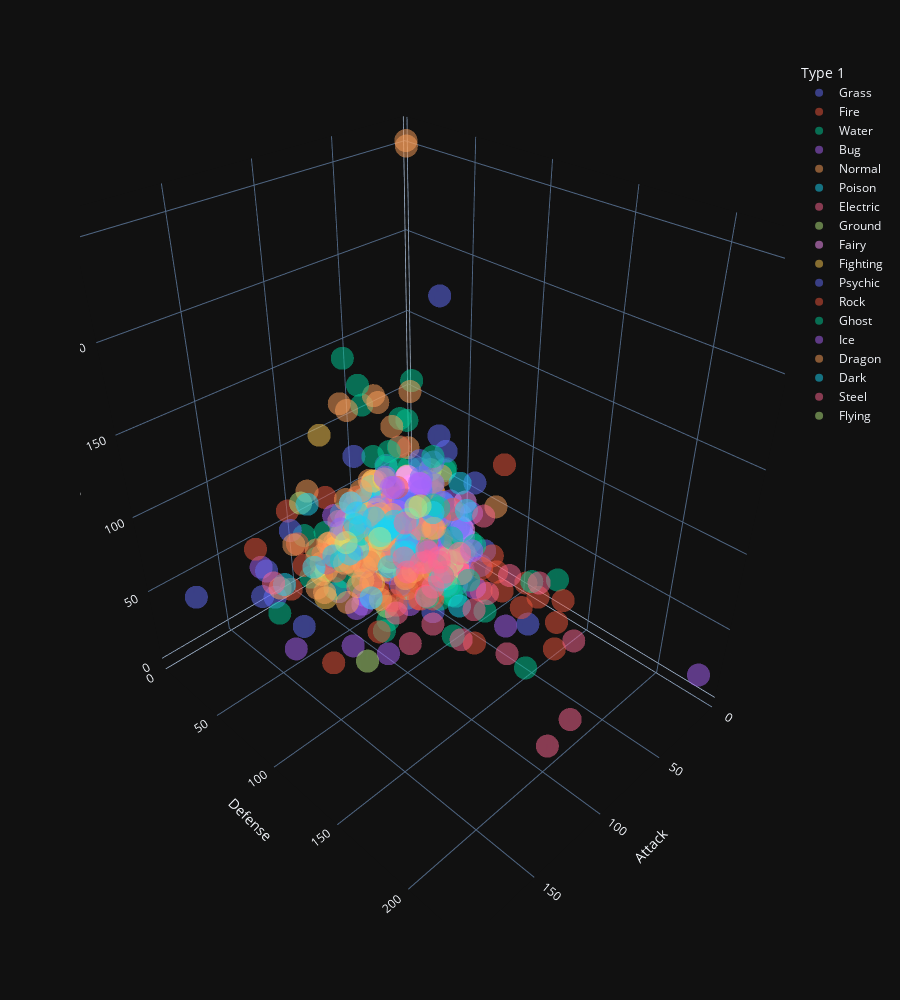

Notebook source saved alongside this figure:
### Code cell
px.scatter_3d(data_frame=df,x='Attack',y='Defense',z='HP',hover_name='Name',opacity=0.5,height=1000,template='plotly_dark',color='Type 1')

### Figure 1 — Plotly figure (JSON) as saved in the notebook; plotly's stock layout.template omitted (floating-point values rounded to 4 significant figures)
{"data": [{"hovertemplate": "<b>%{hovertext}</b><br><br>Type 1=Grass<br>Attack=%{x}<br>Defense=%{y}<br>HP=%{z}<extra></extra>", "hovertext": ["Bulbasaur", "Ivysaur", "Venusaur", "VenusaurMega Venusaur", "Oddish", "Gloom", "Vileplume", "Bellsprout", "Weepinbell", "Victreebel", "Exeggcute", "Exeggutor", "Tangela", "Chikorita", "Bayleef", "Meganium", "Bellossom", "Hoppip", "Skiploom", "Jumpluff", "Sunkern", "Sunflora", "Treecko", "Grovyle", "Sceptile", "SceptileMega Sceptile", "Seedot", "Nuzleaf", "Shiftry", "Shroomish", "Breloom", "Roselia", "Cacnea", "Cacturne", "Tropius", "Turtwig", "Grotle", "Torterra", "Budew", "Roserade", "Cherubi", "Cherrim", "Carnivine", "Snover", "Abomasnow", "AbomasnowMega Abomasnow", "Tangrowth", "Leafeon", "ShayminLand Forme", "ShayminSky Forme", "Snivy", "Servine", "Serperior", "Pansage", "Simisage", "Cottonee", "Whimsicott", "Petilil", "Lilligant", "Maractus", "Foongus", "Amoonguss", "Ferroseed", "Ferrothorn", "Virizion", "Chespin", "Quilladin", "Chesnaught", "Skiddo", "Gogoat"], "legendgroup": "Grass", "marker": {"color": "#636efa", "opacity": 0.5, "symbol": "circle"}, "mode": "markers", "name": "Grass", "scene": "scene", "showlegend": true, "type": "scatter3d", "x": [49, 62, 82, 100, 50, 65, 80, 75, 90, 105, 40, 95, 55, 49, 62, 82, 80, 35, 45, 55, 30, 75, 45, 65, 85, 110, 40, 70, 100, 40, 130, 60, 85, 115, 68, 68, 89, 109, 30, 70, 35, 60, 100, 62, 92, 132, 100, 110, 100, 103, 45, 60, 75, 53, 98, 27, 67, 35, 60, 86, 55, 85, 50, 94, 90, 61, 78, 107, 65, 100], "y": [49, 63, 83, 123, 55, 70, 85, 35, 50, 65, 80, 85, 115, 65, 80, 100, 95, 40, 50, 70, 30, 55, 35, 45, 65, 75, 50, 40, 60, 60, 80, 45, 40, 60, 83, 64, 85, 105, 35, 65, 45, 70, 72, 50, 75, 105, 125, 130, 100, 75, 55, 75, 95, 48, 63, 60, 85, 50, 75, 67, 45, 70, 91, 131, 72, 65, 95, 122, 48, 62], "z": [45, 60, 80, 80, 45, 60, 75, 50, 65, 80, 60, 95, 65, 45, 60, 80, 75, 35, 55, 75, 30, 75, 40, 50, 70, 70, 40, 70, 90, 60, 60, 50, 50, 70, 99, 55, 75, 95, 40, 60, 45, 70, 74, 60, 90, 90, 100, 65, 100, 100, 45, 60, 75, 50, 75, 40, 60, 45, 70, 75, 69, 114, 44, 74, 91, 56, 61, 88, 66, 123]}, {"hovertemplate": "<b>%{hovertext}</b><br><br>Type 1=Fire<br>Attack=%{x}<br>Defense=%{y}<br>HP=%{z}<extra></extra>", "hovertext": ["Charmander", "Charmeleon", "Charizard", "CharizardMega Charizard X", "CharizardMega Charizard Y", "Vulpix", "Ninetales", "Growlithe", "Arcanine", "Ponyta", "Rapidash", "Magmar", "Flareon", "Moltres", "Cyndaquil", "Quilava", "Typhlosion", "Slugma", "Magcargo", "Magby", "Entei", "Ho-oh", "Torchic", "Combusken", "Blaziken", "BlazikenMega Blaziken", "Numel", "Camerupt", "CameruptMega Camerupt", "Torkoal", "Chimchar", "Monferno", "Infernape", "Magmortar", "Heatran", "Tepig", "Pignite", "Emboar", "Pansear", "Simisear", "Darumaka", "DarmanitanStandard Mode", "DarmanitanZen Mode", "Heatmor", "Fennekin", "Braixen", "Delphox", "Fletchinder", "Talonflame", "Litleo", "Pyroar", "Volcanion"], "legendgroup": "Fire", "marker": {"color": "#EF553B", "opacity": 0.5, "symbol": "circle"}, "mode": "markers", "name": "Fire", "scene": "scene", "showlegend": true, "type": "scatter3d", "x": [52, 64, 84, 130, 104, 41, 76, 70, 110, 85, 100, 95, 130, 100, 52, 64, 84, 40, 50, 75, 115, 130, 60, 85, 120, 160, 60, 100, 120, 85, 58, 78, 104, 95, 90, 63, 93, 123, 53, 98, 90, 140, 30, 97, 45, 59, 69, 73, 81, 50, 68, 110], "y": [43, 58, 78, 111, 78, 40, 75, 45, 80, 55, 70, 57, 60, 90, 43, 58, 78, 40, 120, 37, 85, 90, 40, 60, 70, 80, 40, 70, 100, 140, 44, 52, 71, 67, 106, 45, 55, 65, 48, 63, 45, 55, 105, 66, 40, 58, 72, 55, 71, 58, 72, 120], "z": [39, 58, 78, 78, 78, 38, 73, 55, 90, 50, 65, 65, 65, 90, 39, 58, 78, 40, 50, 45, 115, 106, 45, 60, 80, 80, 60, 70, 70, 70, 44, 64, 76, 75, 91, 65, 90, 110, 50, 75, 70, 105, 105, 85, 40, 59, 75, 62, 78, 62, 86, 80]}, {"hovertemplate": "<b>%{hovertext}</b><br><br>Type 1=Water<br>Attack=%{x}<br>Defense=%{y}<br>HP=%{z}<extra></extra>", "hovertext": ["Squirtle", "Wartortle", "Blastoise", "BlastoiseMega Blastoise", "Psyduck", "Golduck", "Poliwag", "Poliwhirl", "Poliwrath", "Tentacool", "Tentacruel", "Slowpoke", "Slowbro", "SlowbroMega Slowbro", "Seel", "Dewgong", "Shellder", "Cloyster", "Krabby", "Kingler", "Horsea", "Seadra", "Goldeen", "Seaking", "Staryu", "Starmie", "Magikarp", "Gyarados", "GyaradosMega Gyarados", "Lapras", "Vaporeon", "Totodile", "Croconaw", "Feraligatr", "Chinchou", "Lanturn", "Marill", "Azumarill", "Politoed", "Wooper", "Quagsire", "Slowking", "Qwilfish", "Corsola", "Remoraid", "Octillery", "Mantine", "Kingdra", "Suicune", "Mudkip", "Marshtomp", "Swampert", "SwampertMega Swampert", "Lotad", "Lombre", "Ludicolo", "Wingull", "Pelipper", "Carvanha", "Sharpedo", "SharpedoMega Sharpedo", "Wailmer", "Wailord", "Barboach", "Whiscash", "Corphish", "Crawdaunt", "Feebas", "Milotic", "Clamperl", "Huntail", "Gorebyss", "Relicanth", "Luvdisc", "Kyogre", "KyogrePrimal Kyogre", "Piplup", "Prinplup", "Empoleon", "Buizel", "Floatzel", "Shellos", "Gastrodon", "Finneon", "Lumineon", "Mantyke", "Palkia", "Phione", "Manaphy", "Oshawott", "Dewott", "Samurott", "Panpour", "Simipour", "Tympole", "Palpitoad", "Seismitoad", "Basculin", "Tirtouga", "Carracosta", "Ducklett", "Swanna", "Frillish", "Jellicent", "Alomomola", "KeldeoOrdinary Forme", "KeldeoResolute Forme", "Froakie", "Frogadier", "Greninja", "Clauncher", "Clawitzer"], "legendgroup": "Water", "marker": {"color": "#00cc96", "opacity": 0.5, "symbol": "circle"}, "mode": "markers", "name": "Water", "scene": "scene", "showlegend": true, "type": "scatter3d", "x": [48, 63, 83, 103, 52, 82, 50, 65, 95, 40, 70, 65, 75, 75, 45, 70, 65, 95, 105, 130, 40, 65, 67, 92, 45, 75, 10, 125, 155, 85, 65, 65, 80, 105, 38, 58, 20, 50, 75, 45, 85, 75, 95, 55, 65, 105, 40, 95, 75, 70, 85, 110, 150, 30, 50, 70, 30, 50, 90, 120, 140, 70, 90, 48, 78, 80, 120, 15, 60, 64, 104, 84, 90, 30, 100, 150, 51, 66, 86, 65, 105, 48, 83, 49, 69, 20, 120, 80, 100, 55, 75, 100, 53, 98, 50, 65, 95, 92, 78, 108, 44, 87, 40, 60, 75, 72, 72, 56, 63, 95, 53, 73], "y": [65, 80, 100, 120, 48, 78, 40, 65, 95, 35, 65, 65, 110, 180, 55, 80, 100, 180, 90, 115, 70, 95, 60, 65, 55, 85, 55, 79, 109, 80, 60, 64, 80, 100, 38, 58, 50, 80, 75, 45, 85, 80, 75, 85, 35, 75, 70, 95, 115, 50, 70, 90, 110, 30, 50, 70, 30, 100, 20, 40, 70, 35, 45, 43, 73, 65, 85, 20, 79, 85, 105, 105, 130, 55, 90, 90, 53, 68, 88, 35, 55, 48, 68, 56, 76, 50, 100, 80, 100, 45, 60, 85, 48, 63, 40, 55, 75, 65, 103, 133, 50, 63, 50, 70, 80, 90, 90, 40, 52, 67, 62, 88], "z": [44, 59, 79, 79, 50, 80, 40, 65, 90, 40, 80, 90, 95, 95, 65, 90, 30, 50, 30, 55, 30, 55, 45, 80, 30, 60, 20, 95, 95, 130, 130, 50, 65, 85, 75, 125, 70, 100, 90, 55, 95, 95, 65, 55, 35, 75, 65, 75, 100, 50, 70, 100, 100, 40, 60, 80, 40, 60, 45, 70, 70, 130, 170, 50, 110, 43, 63, 20, 95, 35, 55, 55, 100, 43, 100, 100, 53, 64, 84, 55, 85, 76, 111, 49, 69, 45, 90, 80, 100, 55, 75, 95, 50, 75, 50, 75, 105, 70, 54, 74, 62, 75, 55, 100, 165, 91, 91, 41, 54, 72, 50, 71]}, {"hovertemplate": "<b>%{hovertext}</b><br><br>Type 1=Bug<br>Attack=%{x}<br>Defense=%{y}<br>HP=%{z}<extra></extra>", "hovertext": ["Caterpie", "Metapod", "Butterfree", "Weedle", "Kakuna", "Beedrill", "BeedrillMega Beedrill", "Paras", "Parasect", "Venonat", "Venomoth", "Scyther", "Pinsir", "PinsirMega Pinsir", "Ledyba", "Ledian", "Spinarak", "Ariados", "Yanma", "Pineco", "Forretress", "Scizor", "ScizorMega Scizor", "Shuckle", "Heracross", "HeracrossMega Heracross", "Wurmple", "Silcoon", "Beautifly", "Cascoon", "Dustox", "Surskit", "Masquerain", "Nincada", "Ninjask", "Shedinja", "Volbeat", "Illumise", "Kricketot", "Kricketune", "Burmy", "WormadamPlant Cloak", "WormadamSandy Cloak", "WormadamTrash Cloak", "Mothim", "Combee", "Vespiquen", "Yanmega", "Sewaddle", "Swadloon", "Leavanny", "Venipede", "Whirlipede", "Scolipede", "Dwebble", "Crustle", "Karrablast", "Escavalier", "Joltik", "Galvantula", "Shelmet", "Accelgor", "Durant", "Larvesta", "Volcarona", "Genesect", "Scatterbug", "Spewpa", "Vivillon"], "legendgroup": "Bug", "marker": {"color": "#ab63fa", "opacity": 0.5, "symbol": "circle"}, "mode": "markers", "name": "Bug", "scene": "scene", "showlegend": true, "type": "scatter3d", "x": [30, 20, 45, 35, 25, 90, 150, 70, 95, 55, 65, 110, 125, 155, 20, 35, 60, 90, 65, 65, 90, 130, 150, 10, 125, 185, 45, 35, 70, 35, 50, 30, 60, 45, 90, 90, 73, 47, 25, 85, 29, 59, 79, 69, 94, 30, 80, 76, 53, 63, 103, 45, 55, 100, 65, 95, 75, 135, 47, 77, 40, 70, 109, 85, 60, 120, 35, 22, 52], "y": [35, 55, 50, 30, 50, 40, 40, 55, 80, 50, 60, 80, 100, 120, 30, 50, 40, 70, 45, 90, 140, 100, 140, 230, 75, 115, 35, 55, 50, 55, 70, 32, 62, 90, 45, 45, 55, 55, 41, 51, 45, 85, 105, 95, 50, 42, 102, 86, 70, 90, 80, 59, 99, 89, 85, 125, 45, 105, 50, 60, 85, 40, 112, 55, 65, 95, 40, 60, 50], "z": [45, 50, 60, 40, 45, 65, 65, 35, 60, 60, 70, 70, 65, 65, 40, 55, 40, 70, 65, 50, 75, 70, 70, 20, 80, 80, 45, 50, 60, 50, 60, 40, 70, 31, 61, 1, 65, 65, 37, 77, 40, 60, 60, 60, 70, 30, 70, 86, 45, 55, 75, 30, 40, 60, 50, 70, 50, 70, 50, 70, 50, 80, 58, 55, 85, 71, 38, 45, 80]}, {"hovertemplate": "<b>%{hovertext}</b><br><br>Type 1=Normal<br>Attack=%{x}<br>Defense=%{y}<br>HP=%{z}<extra></extra>", "hovertext": ["Pidgey", "Pidgeotto", "Pidgeot", "PidgeotMega Pidgeot", "Rattata", "Raticate", "Spearow", "Fearow", "Jigglypuff", "Wigglytuff", "Meowth", "Persian", "Farfetch'd", "Doduo", "Dodrio", "Lickitung", "Chansey", "Kangaskhan", "KangaskhanMega Kangaskhan", "Tauros", "Ditto", "Eevee", "Porygon", "Snorlax", "Sentret", "Furret", "Hoothoot", "Noctowl", "Igglybuff", "Aipom", "Girafarig", "Dunsparce", "Teddiursa", "Ursaring", "Porygon2", "Stantler", "Smeargle", "Miltank", "Blissey", "Zigzagoon", "Linoone", "Taillow", "Swellow", "Slakoth", "Vigoroth", "Slaking", "Whismur", "Loudred", "Exploud", "Azurill", "Skitty", "Delcatty", "Spinda", "Swablu", "Zangoose", "Castform", "Kecleon", "Starly", "Staravia", "Staraptor", "Bidoof", "Bibarel", "Ambipom", "Buneary", "Lopunny", "LopunnyMega Lopunny", "Glameow", "Purugly", "Happiny", "Chatot", "Munchlax", "Lickilicky", "Porygon-Z", "Regigigas", "Arceus", "Patrat", "Watchog", "Lillipup", "Herdier", "Stoutland", "Pidove", "Tranquill", "Unfezant", "Audino", "AudinoMega Audino", "Minccino", "Cinccino", "Deerling", "Sawsbuck", "Bouffalant", "Rufflet", "Braviary", "MeloettaAria Forme", "MeloettaPirouette Forme", "Bunnelby", "Diggersby", "Fletchling", "Furfrou"], "legendgroup": "Normal", "marker": {"color": "#FFA15A", "opacity": 0.5, "symbol": "circle"}, "mode": "markers", "name": "Normal", "scene": "scene", "showlegend": true, "type": "scatter3d", "x": [45, 60, 80, 80, 56, 81, 60, 90, 45, 70, 45, 70, 65, 85, 110, 55, 5, 95, 125, 100, 48, 55, 60, 110, 46, 76, 30, 50, 30, 70, 80, 70, 80, 130, 80, 95, 20, 80, 10, 30, 70, 55, 85, 60, 80, 160, 51, 71, 91, 20, 45, 65, 60, 40, 115, 70, 90, 55, 75, 120, 45, 85, 100, 66, 76, 136, 55, 82, 5, 65, 85, 85, 80, 160, 120, 55, 85, 60, 80, 110, 55, 77, 115, 60, 60, 50, 95, 60, 100, 110, 83, 123, 77, 128, 36, 56, 50, 80], "y": [40, 55, 75, 80, 35, 60, 30, 65, 20, 45, 35, 60, 55, 45, 70, 75, 5, 80, 100, 95, 48, 50, 70, 65, 34, 64, 30, 50, 15, 55, 65, 70, 50, 75, 90, 62, 35, 105, 10, 41, 61, 30, 60, 60, 80, 100, 23, 43, 63, 40, 45, 65, 60, 60, 60, 70, 70, 30, 50, 70, 40, 60, 66, 44, 84, 94, 42, 64, 5, 45, 40, 95, 70, 110, 120, 39, 69, 45, 65, 90, 50, 62, 80, 86, 126, 40, 60, 50, 70, 95, 50, 75, 77, 90, 38, 77, 43, 60], "z": [40, 63, 83, 83, 30, 55, 40, 65, 115, 140, 40, 65, 52, 35, 60, 90, 250, 105, 105, 75, 48, 55, 65, 160, 35, 85, 60, 100, 90, 55, 70, 100, 60, 90, 85, 73, 55, 95, 255, 38, 78, 40, 60, 60, 80, 150, 64, 84, 104, 50, 50, 70, 60, 45, 73, 70, 60, 40, 55, 85, 59, 79, 75, 55, 65, 65, 49, 71, 100, 76, 135, 110, 85, 110, 120, 45, 60, 45, 65, 85, 50, 62, 80, 103, 103, 55, 75, 60, 80, 95, 70, 100, 100, 100, 38, 85, 45, 75]}, {"hovertemplate": "<b>%{hovertext}</b><br><br>Type 1=Poison<br>Attack=%{x}<br>Defense=%{y}<br>HP=%{z}<extra></extra>", "hovertext": ["Ekans", "Arbok", "Nidoran♀", "Nidorina", "Nidoqueen", "Nidoran♂", "Nidorino", "Nidoking", "Zubat", "Golbat", "Grimer", "Muk", "Koffing", "Weezing", "Crobat", "Gulpin", "Swalot", "Seviper", "Stunky", "Skuntank", "Skorupi", "Drapion", "Croagunk", "Toxicroak", "Trubbish", "Garbodor", "Skrelp", "Dragalge"], "legendgroup": "Poison", "marker": {"color": "#19d3f3", "opacity": 0.5, "symbol": "circle"}, "mode": "markers", "name": "Poison", "scene": "scene", "showlegend": true, "type": "scatter3d", "x": [60, 85, 47, 62, 92, 57, 72, 102, 45, 80, 80, 105, 65, 90, 90, 43, 73, 100, 63, 93, 50, 90, 61, 106, 50, 95, 60, 75], "y": [44, 69, 52, 67, 87, 40, 57, 77, 35, 70, 50, 75, 95, 120, 80, 53, 83, 60, 47, 67, 90, 110, 40, 65, 62, 82, 60, 90], "z": [35, 60, 55, 70, 90, 46, 61, 81, 40, 75, 80, 105, 40, 65, 85, 70, 100, 73, 63, 103, 40, 70, 48, 83, 50, 80, 50, 65]}, {"hovertemplate": "<b>%{hovertext}</b><br><br>Type 1=Electric<br>Attack=%{x}<br>Defense=%{y}<br>HP=%{z}<extra></extra>", "hovertext": ["Pikachu", "Raichu", "Magnemite", "Magneton", "Voltorb", "Electrode", "Electabuzz", "Jolteon", "Zapdos", "Pichu", "Mareep", "Flaaffy", "Ampharos", "AmpharosMega Ampharos", "Elekid", "Raikou", "Electrike", "Manectric", "ManectricMega Manectric", "Plusle", "Minun", "Shinx", "Luxio", "Luxray", "Pachirisu", "Magnezone", "Electivire", "Rotom", "RotomHeat Rotom", "RotomWash Rotom", "RotomFrost Rotom", "RotomFan Rotom", "RotomMow Rotom", "Blitzle", "Zebstrika", "Emolga", "Tynamo", "Eelektrik", "Eelektross", "ThundurusIncarnate Forme", "ThundurusTherian Forme", "Helioptile", "Heliolisk", "Dedenne"], "legendgroup": "Electric", "marker": {"color": "#FF6692", "opacity": 0.5, "symbol": "circle"}, "mode": "markers", "name": "Electric", "scene": "scene", "showlegend": true, "type": "scatter3d", "x": [55, 90, 35, 60, 30, 50, 83, 65, 90, 40, 40, 55, 75, 95, 63, 85, 45, 75, 75, 50, 40, 65, 85, 120, 45, 70, 123, 50, 65, 65, 65, 65, 65, 60, 100, 75, 55, 85, 115, 115, 105, 38, 55, 58], "y": [40, 55, 70, 95, 50, 70, 57, 60, 85, 15, 40, 55, 85, 105, 37, 75, 40, 60, 80, 40, 50, 34, 49, 79, 70, 115, 67, 77, 107, 107, 107, 107, 107, 32, 63, 60, 40, 70, 80, 70, 70, 33, 52, 57], "z": [35, 60, 25, 50, 40, 60, 65, 65, 90, 20, 55, 70, 90, 90, 45, 90, 40, 70, 70, 60, 60, 45, 60, 80, 60, 70, 75, 50, 50, 50, 50, 50, 50, 45, 75, 55, 35, 65, 85, 79, 79, 44, 62, 67]}, {"hovertemplate": "<b>%{hovertext}</b><br><br>Type 1=Ground<br>Attack=%{x}<br>Defense=%{y}<br>HP=%{z}<extra></extra>", "hovertext": ["Sandshrew", "Sandslash", "Diglett", "Dugtrio", "Cubone", "Marowak", "Rhyhorn", "Rhydon", "Gligar", "Phanpy", "Donphan", "Trapinch", "Vibrava", "Flygon", "Baltoy", "Claydol", "Groudon", "GroudonPrimal Groudon", "Hippopotas", "Hippowdon", "Rhyperior", "Gliscor", "Drilbur", "Excadrill", "Sandile", "Krokorok", "Krookodile", "Stunfisk", "Golett", "Golurk", "LandorusIncarnate Forme", "LandorusTherian Forme"], "legendgroup": "Ground", "marker": {"color": "#B6E880", "opacity": 0.5, "symbol": "circle"}, "mode": "markers", "name": "Ground", "scene": "scene", "showlegend": true, "type": "scatter3d", "x": [75, 100, 55, 80, 50, 80, 85, 130, 75, 60, 120, 100, 70, 100, 40, 70, 150, 180, 72, 112, 140, 95, 85, 135, 72, 82, 117, 66, 74, 124, 125, 145], "y": [85, 110, 25, 50, 95, 110, 95, 120, 105, 60, 120, 45, 50, 80, 55, 105, 140, 160, 78, 118, 130, 125, 40, 60, 35, 45, 80, 84, 50, 80, 90, 90], "z": [50, 75, 10, 35, 50, 60, 80, 105, 65, 90, 90, 45, 50, 80, 40, 60, 100, 100, 68, 108, 115, 75, 60, 110, 50, 60, 95, 109, 59, 89, 89, 89]}, {"hovertemplate": "<b>%{hovertext}</b><br><br>Type 1=Fairy<br>Attack=%{x}<br>Defense=%{y}<br>HP=%{z}<extra></extra>", "hovertext": ["Clefairy", "Clefable", "Cleffa", "Togepi", "Togetic", "Snubbull", "Granbull", "Togekiss", "Flabébé", "Floette", "Florges", "Spritzee", "Aromatisse", "Swirlix", "Slurpuff", "Sylveon", "Xerneas"], "legendgroup": "Fairy", "marker": {"color": "#FF97FF", "opacity": 0.5, "symbol": "circle"}, "mode": "markers", "name": "Fairy", "scene": "scene", "showlegend": true, "type": "scatter3d", "x": [45, 70, 25, 20, 40, 80, 120, 50, 38, 45, 65, 52, 72, 48, 80, 65, 131], "y": [48, 73, 28, 65, 85, 50, 75, 95, 39, 47, 68, 60, 72, 66, 86, 65, 95], "z": [70, 95, 50, 35, 55, 60, 90, 85, 44, 54, 78, 78, 101, 62, 82, 95, 126]}, {"hovertemplate": "<b>%{hovertext}</b><br><br>Type 1=Fighting<br>Attack=%{x}<br>Defense=%{y}<br>HP=%{z}<extra></extra>", "hovertext": ["Mankey", "Primeape", "Machop", "Machoke", "Machamp", "Hitmonlee", "Hitmonchan", "Tyrogue", "Hitmontop", "Makuhita", "Hariyama", "Meditite", "Medicham", "MedichamMega Medicham", "Riolu", "Lucario", "LucarioMega Lucario", "Timburr", "Gurdurr", "Conkeldurr", "Throh", "Sawk", "Mienfoo", "Mienshao", "Pancham", "Pangoro", "Hawlucha"], "legendgroup": "Fighting", "marker": {"color": "#FECB52", "opacity": 0.5, "symbol": "circle"}, "mode": "markers", "name": "Fighting", "scene": "scene", "showlegend": true, "type": "scatter3d", "x": [80, 105, 80, 100, 130, 120, 105, 35, 95, 60, 120, 40, 60, 100, 70, 110, 145, 80, 105, 140, 100, 125, 85, 125, 82, 124, 92], "y": [35, 60, 50, 70, 80, 53, 79, 35, 95, 30, 60, 55, 75, 85, 40, 70, 88, 55, 85, 95, 85, 75, 50, 60, 62, 78, 75], "z": [40, 65, 70, 80, 90, 50, 50, 35, 50, 72, 144, 30, 60, 60, 40, 70, 70, 75, 85, 105, 120, 75, 45, 65, 67, 95, 78]}, {"hovertemplate": "<b>%{hovertext}</b><br><br>Type 1=Psychic<br>Attack=%{x}<br>Defense=%{y}<br>HP=%{z}<extra></extra>", "hovertext": ["Abra", "Kadabra", "Alakazam", "AlakazamMega Alakazam", "Drowzee", "Hypno", "Mr. Mime", "Mewtwo", "MewtwoMega Mewtwo X", "MewtwoMega Mewtwo Y", "Mew", "Natu", "Xatu", "Espeon", "Unown", "Wobbuffet", "Lugia", "Celebi", "Ralts", "Kirlia", "Gardevoir", "GardevoirMega Gardevoir", "Spoink", "Grumpig", "Chimecho", "Wynaut", "DeoxysNormal Forme", "DeoxysAttack Forme", "DeoxysDefense Forme", "DeoxysSpeed Forme", "Chingling", "Mime Jr.", "Gallade", "GalladeMega Gallade", "Uxie", "Mesprit", "Azelf", "Cresselia", "Victini", "Munna", "Musharna", "Woobat", "Swoobat", "Sigilyph", "Gothita", "Gothorita", "Gothitelle", "Solosis", "Duosion", "Reuniclus", "Elgyem", "Beheeyem", "Espurr", "MeowsticMale", "MeowsticFemale", "HoopaHoopa Confined", "HoopaHoopa Unbound"], "legendgroup": "Psychic", "marker": {"color": "#636efa", "opacity": 0.5, "symbol": "circle"}, "mode": "markers", "name": "Psychic", "scene": "scene", "showlegend": true, "type": "scatter3d", "x": [20, 35, 50, 50, 48, 73, 45, 110, 190, 150, 100, 50, 75, 65, 72, 33, 90, 100, 25, 35, 65, 85, 25, 45, 50, 23, 150, 180, 70, 95, 30, 25, 125, 165, 75, 105, 125, 70, 100, 25, 55, 45, 57, 58, 30, 45, 55, 30, 40, 65, 55, 75, 48, 48, 48, 110, 160], "y": [15, 30, 45, 65, 45, 70, 65, 90, 100, 70, 100, 45, 70, 60, 48, 58, 130, 100, 25, 35, 65, 65, 35, 65, 70, 48, 50, 20, 160, 90, 50, 45, 65, 95, 130, 105, 70, 120, 100, 45, 85, 43, 55, 80, 50, 70, 95, 40, 50, 75, 55, 75, 54, 76, 76, 60, 60], "z": [25, 40, 55, 55, 60, 85, 40, 106, 106, 106, 100, 40, 65, 65, 48, 190, 106, 100, 28, 38, 68, 68, 60, 80, 65, 95, 50, 50, 50, 50, 45, 20, 68, 68, 75, 80, 75, 120, 100, 76, 116, 55, 67, 72, 45, 60, 70, 45, 65, 110, 55, 75, 62, 74, 74, 80, 80]}, {"hovertemplate": "<b>%{hovertext}</b><br><br>Type 1=Rock<br>Attack=%{x}<br>Defense=%{y}<br>HP=%{z}<extra></extra>", "hovertext": ["Geodude", "Graveler", "Golem", "Onix", "Omanyte", "Omastar", "Kabuto", "Kabutops", "Aerodactyl", "AerodactylMega Aerodactyl", "Sudowoodo", "Larvitar", "Pupitar", "Tyranitar", "TyranitarMega Tyranitar", "Nosepass", "Lunatone", "Solrock", "Lileep", "Cradily", "Anorith", "Armaldo", "Regirock", "Cranidos", "Rampardos", "Shieldon", "Bastiodon", "Bonsly", "Probopass", "Roggenrola", "Boldore", "Gigalith", "Archen", "Archeops", "Terrakion", "Binacle", "Barbaracle", "Tyrunt", "Tyrantrum", "Amaura", "Aurorus", "Carbink", "Diancie", "DiancieMega Diancie"], "legendgroup": "Rock", "marker": {"color": "#EF553B", "opacity": 0.5, "symbol": "circle"}, "mode": "markers", "name": "Rock", "scene": "scene", "showlegend": true, "type": "scatter3d", "x": [80, 95, 120, 45, 40, 60, 80, 115, 105, 135, 100, 64, 84, 134, 164, 45, 55, 95, 41, 81, 95, 125, 100, 125, 165, 42, 52, 80, 55, 75, 105, 135, 112, 140, 129, 52, 105, 89, 121, 59, 77, 50, 100, 160], "y": [100, 115, 130, 160, 100, 125, 90, 105, 65, 85, 115, 50, 70, 110, 150, 135, 65, 85, 77, 97, 50, 100, 200, 40, 60, 118, 168, 95, 145, 85, 105, 130, 45, 65, 90, 67, 115, 77, 119, 50, 72, 150, 150, 110], "z": [40, 55, 80, 35, 35, 70, 30, 60, 80, 80, 70, 50, 70, 100, 100, 30, 70, 70, 66, 86, 45, 75, 80, 67, 97, 30, 60, 50, 60, 55, 70, 85, 55, 75, 91, 42, 72, 58, 82, 77, 123, 50, 50, 50]}, {"hovertemplate": "<b>%{hovertext}</b><br><br>Type 1=Ghost<br>Attack=%{x}<br>Defense=%{y}<br>HP=%{z}<extra></extra>", "hovertext": ["Gastly", "Haunter", "Gengar", "GengarMega Gengar", "Misdreavus", "Shuppet", "Banette", "BanetteMega Banette", "Duskull", "Dusclops", "Drifloon", "Drifblim", "Mismagius", "Spiritomb", "Dusknoir", "GiratinaAltered Forme", "GiratinaOrigin Forme", "Yamask", "Cofagrigus", "Litwick", "Lampent", "Chandelure", "Phantump", "Trevenant", "PumpkabooAverage Size", "PumpkabooSmall Size", "PumpkabooLarge Size", "PumpkabooSuper Size", "GourgeistAverage Size", "GourgeistSmall Size", "GourgeistLarge Size", "GourgeistSuper Size"], "legendgroup": "Ghost", "marker": {"color": "#00cc96", "opacity": 0.5, "symbol": "circle"}, "mode": "markers", "name": "Ghost", "scene": "scene", "showlegend": true, "type": "scatter3d", "x": [35, 50, 65, 65, 60, 75, 115, 165, 40, 70, 50, 80, 60, 92, 100, 100, 120, 30, 50, 30, 40, 55, 70, 110, 66, 66, 66, 66, 90, 85, 95, 100], "y": [30, 45, 60, 80, 60, 35, 65, 75, 90, 130, 34, 44, 60, 108, 135, 120, 100, 85, 145, 55, 60, 90, 48, 76, 70, 70, 70, 70, 122, 122, 122, 122], "z": [30, 45, 60, 60, 60, 44, 64, 64, 20, 40, 90, 150, 60, 50, 45, 150, 150, 38, 58, 50, 60, 60, 43, 85, 49, 44, 54, 59, 65, 55, 75, 85]}, {"hovertemplate": "<b>%{hovertext}</b><br><br>Type 1=Ice<br>Attack=%{x}<br>Defense=%{y}<br>HP=%{z}<extra></extra>", "hovertext": ["Jynx", "Articuno", "Swinub", "Piloswine", "Delibird", "Smoochum", "Snorunt", "Glalie", "GlalieMega Glalie", "Spheal", "Sealeo", "Walrein", "Regice", "Glaceon", "Mamoswine", "Froslass", "Vanillite", "Vanillish", "Vanilluxe", "Cubchoo", "Beartic", "Cryogonal", "Bergmite", "Avalugg"], "legendgroup": "Ice", "marker": {"color": "#ab63fa", "opacity": 0.5, "symbol": "circle"}, "mode": "markers", "name": "Ice", "scene": "scene", "showlegend": true, "type": "scatter3d", "x": [50, 85, 50, 100, 55, 30, 50, 80, 120, 40, 60, 80, 50, 60, 130, 80, 50, 65, 95, 70, 110, 50, 69, 117], "y": [35, 100, 40, 80, 45, 15, 50, 80, 80, 50, 70, 90, 100, 110, 80, 70, 50, 65, 85, 40, 80, 30, 85, 184], "z": [65, 90, 50, 100, 45, 45, 50, 80, 80, 70, 90, 110, 80, 65, 110, 70, 36, 51, 71, 55, 95, 70, 55, 95]}, {"hovertemplate": "<b>%{hovertext}</b><br><br>Type 1=Dragon<br>Attack=%{x}<br>Defense=%{y}<br>HP=%{z}<extra></extra>", "hovertext": ["Dratini", "Dragonair", "Dragonite", "Altaria", "AltariaMega Altaria", "Bagon", "Shelgon", "Salamence", "SalamenceMega Salamence", "Latias", "LatiasMega Latias", "Latios", "LatiosMega Latios", "Rayquaza", "RayquazaMega Rayquaza", "Gible", "Gabite", "Garchomp", "GarchompMega Garchomp", "Axew", "Fraxure", "Haxorus", "Druddigon", "Reshiram", "Zekrom", "Kyurem", "KyuremBlack Kyurem", "KyuremWhite Kyurem", "Goomy", "Sliggoo", "Goodra", "Zygarde50% Forme"], "legendgroup": "Dragon", "marker": {"color": "#FFA15A", "opacity": 0.5, "symbol": "circle"}, "mode": "markers", "name": "Dragon", "scene": "scene", "showlegend": true, "type": "scatter3d", "x": [64, 84, 134, 70, 110, 75, 95, 135, 145, 80, 100, 90, 130, 150, 180, 70, 90, 130, 170, 87, 117, 147, 120, 120, 150, 130, 170, 120, 50, 75, 100, 100], "y": [45, 65, 95, 90, 110, 60, 100, 80, 130, 90, 120, 80, 100, 90, 100, 45, 65, 95, 115, 60, 70, 90, 90, 100, 120, 90, 100, 90, 35, 53, 70, 121], "z": [41, 61, 91, 75, 75, 45, 65, 95, 95, 80, 80, 80, 80, 105, 105, 58, 68, 108, 108, 46, 66, 76, 77, 100, 100, 125, 125, 125, 45, 68, 90, 108]}, {"hovertemplate": "<b>%{hovertext}</b><br><br>Type 1=Dark<br>Attack=%{x}<br>Defense=%{y}<br>HP=%{z}<extra></extra>", "hovertext": ["Umbreon", "Murkrow", "Sneasel", "Houndour", "Houndoom", "HoundoomMega Houndoom", "Poochyena", "Mightyena", "Sableye", "SableyeMega Sableye", "Absol", "AbsolMega Absol", "Honchkrow", "Weavile", "Darkrai", "Purrloin", "Liepard", "Scraggy", "Scrafty", "Zorua", "Zoroark", "Pawniard", "Bisharp", "Vullaby", "Mandibuzz", "Deino", "Zweilous", "Hydreigon", "Inkay", "Malamar", "Yveltal"], "legendgroup": "Dark", "marker": {"color": "#19d3f3", "opacity": 0.5, "symbol": "circle"}, "mode": "markers", "name": "Dark", "scene": "scene", "showlegend": true, "type": "scatter3d", "x": [65, 85, 95, 60, 90, 90, 55, 90, 75, 85, 130, 150, 125, 120, 90, 50, 88, 75, 90, 65, 105, 85, 125, 55, 65, 65, 85, 105, 54, 92, 131], "y": [110, 42, 55, 30, 50, 90, 35, 70, 75, 125, 60, 60, 52, 65, 90, 37, 50, 70, 115, 40, 60, 70, 100, 75, 105, 50, 70, 90, 53, 88, 95], "z": [95, 60, 55, 45, 75, 75, 35, 70, 50, 50, 65, 65, 100, 70, 70, 41, 64, 50, 65, 40, 60, 45, 65, 70, 110, 52, 72, 92, 53, 86, 126]}, {"hovertemplate": "<b>%{hovertext}</b><br><br>Type 1=Steel<br>Attack=%{x}<br>Defense=%{y}<br>HP=%{z}<extra></extra>", "hovertext": ["Steelix", "SteelixMega Steelix", "Skarmory", "Mawile", "MawileMega Mawile", "Aron", "Lairon", "Aggron", "AggronMega Aggron", "Beldum", "Metang", "Metagross", "MetagrossMega Metagross", "Registeel", "Jirachi", "Bronzor", "Bronzong", "Dialga", "Klink", "Klang", "Klinklang", "Cobalion", "Honedge", "Doublade", "AegislashBlade Forme", "AegislashShield Forme", "Klefki"], "legendgroup": "Steel", "marker": {"color": "#FF6692", "opacity": 0.5, "symbol": "circle"}, "mode": "markers", "name": "Steel", "scene": "scene", "showlegend": true, "type": "scatter3d", "x": [85, 125, 80, 85, 105, 70, 90, 110, 140, 55, 75, 135, 145, 75, 100, 24, 89, 120, 55, 80, 100, 90, 80, 110, 150, 50, 80], "y": [200, 230, 140, 85, 125, 100, 140, 180, 230, 80, 100, 130, 150, 150, 100, 86, 116, 120, 70, 95, 115, 129, 100, 150, 50, 150, 91], "z": [75, 75, 65, 50, 50, 50, 60, 70, 70, 40, 60, 80, 80, 80, 100, 57, 67, 100, 40, 60, 60, 91, 45, 59, 60, 60, 57]}, {"hovertemplate": "<b>%{hovertext}</b><br><br>Type 1=Flying<br>Attack=%{x}<br>Defense=%{y}<br>HP=%{z}<extra></extra>", "hovertext": ["TornadusIncarnate Forme", "TornadusTherian Forme", "Noibat", "Noivern"], "legendgroup": "Flying", "marker": {"color": "#B6E880", "opacity": 0.5, "symbol": "circle"}, "mode": "markers", "name": "Flying", "scene": "scene", "showlegend": true, "type": "scatter3d", "x": [115, 100, 30, 70], "y": [70, 80, 35, 80], "z": [79, 79, 40, 85]}], "layout": {"height": 1000, "legend": {"title": {"text": "Type 1"}, "tracegroupgap": 0}, "margin": {"t": 60}, "scene": {"domain": {"x": [0, 1], "y": [0, 1]}, "xaxis": {"title": {"text": "Attack"}}, "yaxis": {"title": {"text": "Defense"}}, "zaxis": {"title": {"text": "HP"}}}}}
